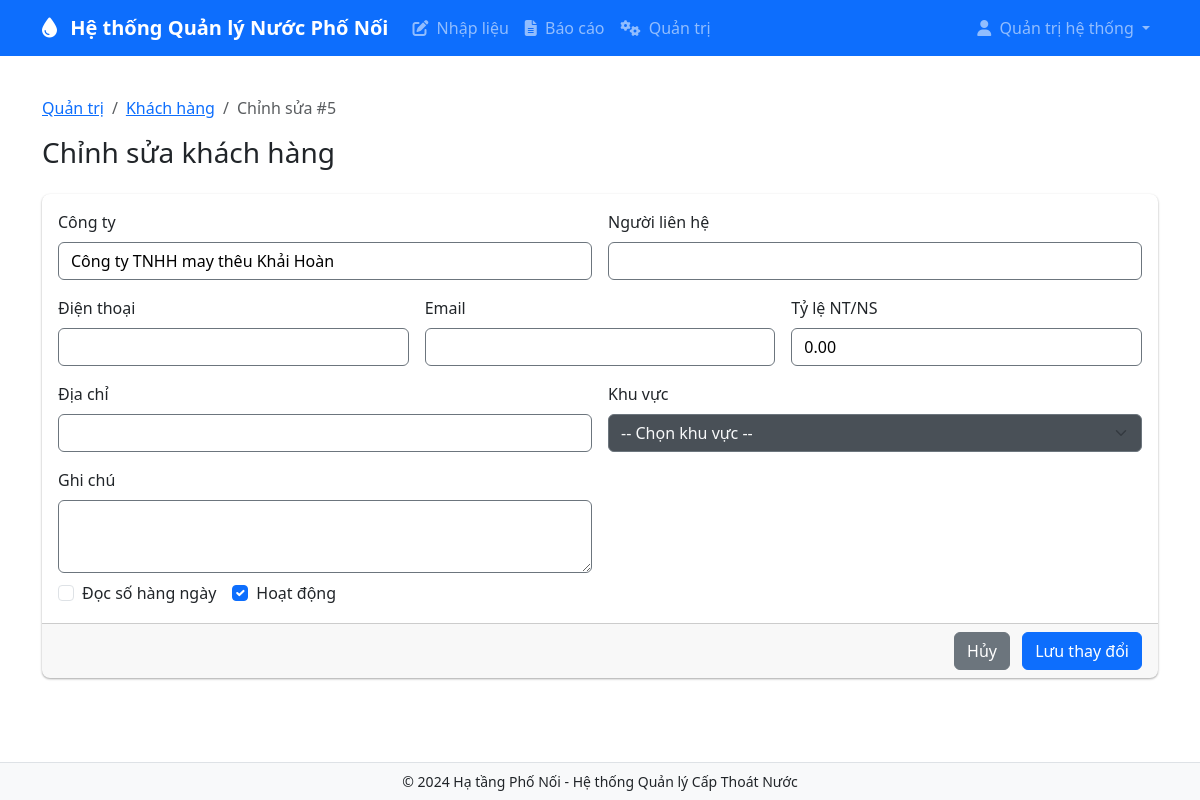
Page /customers/5/edit (signed in) on the committed database.
### models.py (models this page shows)
class User(UserMixin, db.Model):
    id = db.Column(db.Integer, primary_key=True)
    username = db.Column(db.String(64), unique=True, nullable=False)
    email = db.Column(db.String(120), unique=True, nullable=False)
    password_hash = db.Column(db.String(256))
    role = db.Column(Enum(UserRole), nullable=False, default=UserRole.DATA_ENTRY)
    full_name = db.Column(db.String(120))
    created_at = db.Column(db.DateTime, default=datetime.utcnow)
    is_active = db.Column(db.Boolean, default=True)

class Customer(db.Model):
    id = db.Column(db.Integer, primary_key=True)
    company_name = db.Column(db.String(200), nullable=False)
    contact_person = db.Column(db.String(120))
    phone = db.Column(db.String(20))
    email = db.Column(db.String(120))
    address = db.Column(db.Text)
    notes = db.Column(db.Text)
    location = db.Column(db.String(128))
    water_ratio = db.Column(db.Float, default=0.8)  # Wastewater to clean water ratio
    daily_reading = db.Column(db.Boolean, default=False)  # True for large customers
    created_at = db.Column(db.DateTime, default=datetime.utcnow)
    is_active = db.Column(db.Boolean, default=True)

### blueprints/customers.py (the view, shortened to what this page needs)
@bp.route('/customers/<int:customer_id>/edit', methods=['GET', 'POST'])
@login_required
def edit_customer(customer_id):
    customer = Customer.query.get_or_404(customer_id)
    session['prev_active_tab'] = session.get('active_tab', 'customers')
    return render_template('edit_page/customer_edit.html', customer=customer)

### app.py (called while the page is built)
@login_manager.user_loader
def load_user(user_id):
    from models import User
    return User.query.get(int(user_id))

### templates/edit_page/customer_edit.html (shortened to what this page needs)
{% extends "base.html" %}
{% block content %}
<div class="row">
  <div class="col-12">
    <nav aria-label="breadcrumb">
      <ol class="breadcrumb">
        <li class="breadcrumb-item"><a href="{{ url_for('admin') }}">Quản trị</a></li>
        <li class="breadcrumb-item"><a href="{{ url_for('admin') }}#customers">Khách hàng</a></li>
        <li class="breadcrumb-item active" aria-current="page">Chỉnh sửa #{{ customer.id }}</li>
      </ol>
    </nav>
    <h3>Chỉnh sửa khách hàng</h3>
  </div>
</div>
<form method="post" action="{{ url_for('edit_customer', customer_id=customer.id) }}">
  <div class="card mt-3">
    <div class="card-body">
      <div class="row g-3">
        <div class="col-md-6">
          <label class="form-label">Công ty</label>
          <input name="company_name" class="form-control" required value="{{ customer.company_name }}">
        </div>
        <div class="col-md-6">
          <label class="form-label">Người liên hệ</label>
          <input name="contact_person" class="form-control"  value="{{ customer.contact_person or '' }}">
        </div>
        <div class="col-md-4">
          <label class="form-label">Điện thoại</label>
          <input name="phone" class="form-control"  value="{{ customer.phone or '' }}">
        </div>
        <div class="col-md-4">
          <label class="form-label">Email</label>
          <input name="email" type="email" class="form-control" value="{{ customer.email or '' }}">
        </div>
        <div class="col-md-4">
          <label class="form-label">Tỷ lệ NT/NS</label>
          <input name="water_ratio" type="number" step="0.01"  class="form-control" value="{{ '%.2f'|format(customer.water_ratio or 0) }}">
        </div>
        <div class="col-md-6">
          <label class="form-label">Địa chỉ</label>
          <input name="address" class="form-control" value="{{ customer.address or '' }}">
        </div>
        <div class="col-md-6">
          <label class="form-label">Khu vực</label>
          <select name="location" class="form-select">
            <option value="">-- Chọn khu vực --</option>
          </select>
        </div>
        <div class="col-md-6">
          <label class="form-label">Ghi chú</label>
          <textarea name="notes" class="form-control form-control-sm" rows="3">{{ customer.notes or '' }}</textarea>
        </div>
        <div class="col-12 d-flex gap-3 align-items-center mt-2">
          <div class="form-check">
            <input class="form-check-input" type="checkbox" id="daily_reading" name="daily_reading" {% if customer.daily_reading %}checked{% endif %}>
            <label class="form-check-label" for="daily_reading">Đọc số hàng ngày</label>
          </div>
          <div class="form-check">
            <input class="form-check-input" type="checkbox" id="is_active" name="is_active" {% if customer.is_active %}checked{% endif %}>
            <label class="form-check-label" for="is_active">Hoạt động</label>
          </div>
        </div>
      </div>
    </div>
    <div class="card-footer text-end">
      <a class="btn btn-secondary me-2" href="{{ url_for('admin') }}?active_tab={{ session.get('prev_active_tab','customers') }}">Hủy</a>
      <button type="submit" class="btn btn-primary">Lưu thay đổi</button>
    </div>
  </div>
</form>
{% endblock %}

### templates/base.html (shortened to what this page needs)
<!DOCTYPE html>
<html lang="vi" data-bs-theme="light">
<head>
    <link href="https://cdn.jsdelivr.net/npm/bootstrap@5.3.3/dist/css/bootstrap.min.css" rel="stylesheet">
    <link rel="stylesheet" href="https://cdnjs.cloudflare.com/ajax/libs/font-awesome/6.4.0/css/all.min.css">
    <link rel="stylesheet" href="{{ url_for('static', filename='css/custom.css') }}">
</head>
<body class="d-flex flex-column min-vh-100">
    <nav class="navbar navbar-expand-lg navbar-dark bg-primary">
        <div class="container">
            <a class="navbar-brand" href="{{ url_for('dashboard') }}">
                <i class="fas fa-tint me-2"></i>
                Hệ thống Quản lý Nước Phố Nối
            </a>
            <div class="collapse navbar-collapse" id="navbarNav">
                <ul class="navbar-nav me-auto">
                    {% if current_user.is_authenticated %}
                    {% if current_user.role.value in ['data_entry', 'plant_manager', 'admin'] %}
                    <li class="nav-item">
                        <a class="nav-link" href="{{ url_for('data_entry') }}">
                            <i class="fas fa-edit me-1"></i> Nhập liệu
                        </a>
                    </li>
                    {% endif %}
                    {% if current_user.role.value in ['accounting', 'plant_manager', 'leadership', 'admin'] %}
                    <li class="nav-item">
                        <a class="nav-link" href="{{ url_for('reports') }}">
                            <i class="fas fa-file-alt me-1"></i> Báo cáo
                        </a>
                    </li>
                    {% endif %}
                    {% if current_user.role.value == 'admin' %}
                    <li class="nav-item">
                        <a class="nav-link" href="{{ url_for('admin') }}">
                            <i class="fas fa-cogs me-1"></i> Quản trị
                        </a>
                    </li>
                    {% endif %}
                    {% endif %}
                </ul>
                {% if current_user.is_authenticated %}
                <ul class="navbar-nav">
                    <li class="nav-item dropdown">
                        <a class="nav-link dropdown-toggle" href="#" role="button" data-bs-toggle="dropdown">
                            <i class="fas fa-user me-1"></i> {{ current_user.full_name or current_user.username }}
                        </a>
                    </li>
                </ul>
                {% endif %}
            </div>
        </div>
    </nav>
    <main class="container my-4">
        {% block content %}{% endblock %}
    </main>
    <footer class="mt-auto py-2 bg-light border-top text-center small">
      © 2024 Hạ tầng Phố Nối - Hệ thống Quản lý Cấp Thoát Nước
    </footer>
</body>
</html>

### static/css/custom.css (style rules this page uses)
.btn { border-radius: 6px; font-weight: 500; }
.card { border: none; box-shadow: 0 1px 3px rgba(0,0,0,0.12), 0 1px 2px rgba(0,0,0,0.24); border-radius: 8px; }
.form-control, .form-select { border-radius: 6px; border: 1px solid var(--bs-border-color); }
.navbar-brand { font-weight: 600; }
.form-control { color: #000000 !important; background-color: rgb(255, 255, 255) !important; border-color: #6c757d !important; }
.form-select { color: #f8f9fa !important; background-color: #495057 !important; border-color: #6c757d !important; }

### rows in the picture
User: full_name "Quản trị hệ thống"
Customer: id "5", company_name "Công ty TNHH may thêu Khải Hoàn", water_ratio "0.00", is_active "☑"
